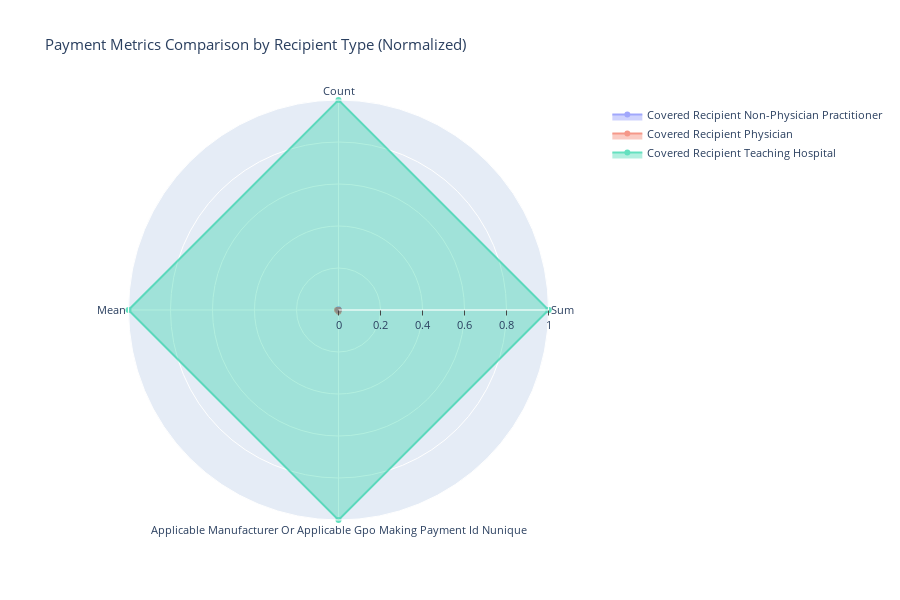

The notebook cell this image was saved under:
### Markdown cell above
### Animated Bubble Chart: Payment Evolution Over Time

### Code cell
# Radar chart comparing payment metrics across recipient types
if 'Covered_Recipient_Type' in df_aggregated.columns:
    
    # Calculate metrics for radar chart
    metrics = ['Total_Amount_of_Payment_USDollars_sum', 
               'Total_Amount_of_Payment_USDollars_count',
               'Total_Amount_of_Payment_USDollars_mean',
               'Applicable_Manufacturer_or_Applicable_GPO_Making_Payment_ID_nunique']
    
    metrics = [m for m in metrics if m in df_aggregated.columns]
    
    if len(metrics) >= 3:
        fig = adv_visualizer.create_radar_chart(
            df_aggregated,
            group_col='Covered_Recipient_Type',
            metric_cols=metrics,
            title='Payment Metrics Comparison by Recipient Type (Normalized)',
            normalize=True
        )
        
        fig.show()

### Figure 1 — Plotly figure (JSON) as saved in the notebook; plotly's stock layout.template omitted (floating-point values rounded to 4 significant figures)
{"data": [{"fill": "toself", "name": "Covered Recipient Non-Physician Practitioner", "opacity": 0.6, "r": [0, 0.003811, 0, 0, 0], "theta": ["Sum", "Count", "Mean", "Applicable Manufacturer Or Applicable Gpo Making Payment Id Nunique", "Sum"], "type": "scatterpolar"}, {"fill": "toself", "name": "Covered Recipient Physician", "opacity": 0.6, "r": [0.000452, 0, 0.007081, 0.008167, 0.000452], "theta": ["Sum", "Count", "Mean", "Applicable Manufacturer Or Applicable Gpo Making Payment Id Nunique", "Sum"], "type": "scatterpolar"}, {"fill": "toself", "name": "Covered Recipient Teaching Hospital", "opacity": 0.6, "r": [1, 1.0, 1, 1, 1], "theta": ["Sum", "Count", "Mean", "Applicable Manufacturer Or Applicable Gpo Making Payment Id Nunique", "Sum"], "type": "scatterpolar"}], "layout": {"font": {"size": 11}, "height": 600, "polar": {"radialaxis": {"range": [0, 1], "showticklabels": true, "ticks": "outside", "visible": true}}, "showlegend": true, "title": {"text": "Payment Metrics Comparison by Recipient Type (Normalized)"}}}
